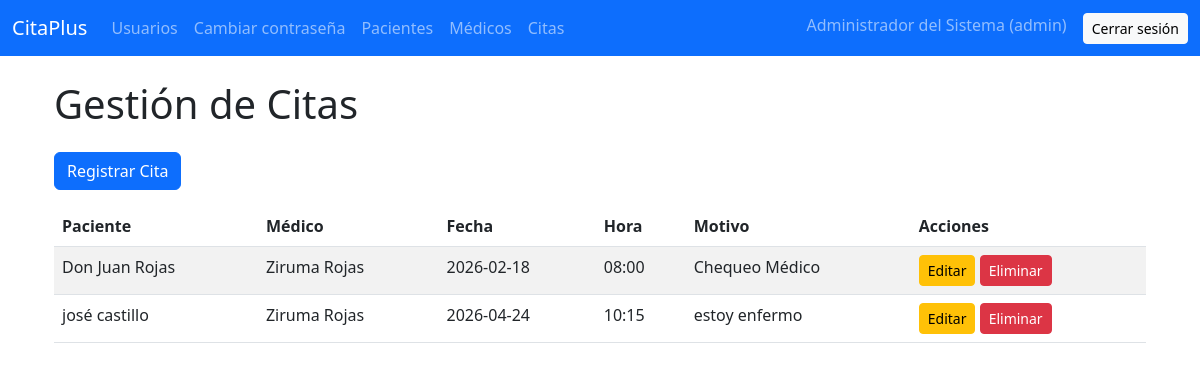
The app's page /citas (signed in) with its own data.
### tables this page shows
CREATE TABLE usuarios (
    id INTEGER PRIMARY KEY AUTOINCREMENT,
    nombre TEXT NOT NULL,
    usuario TEXT NOT NULL UNIQUE,
    password TEXT NOT NULL,
    rol TEXT NOT NULL CHECK (rol IN ('admin', 'secretaria', 'medico', 'paciente')),
    medico_id INTEGER,
    paciente_id INTEGER,
    FOREIGN KEY (medico_id) REFERENCES medicos(id),
    FOREIGN KEY (paciente_id) REFERENCES pacientes(id)
);

CREATE TABLE citas (
    id INTEGER PRIMARY KEY AUTOINCREMENT,
    paciente_id INTEGER NOT NULL,
    medico_id INTEGER NOT NULL,
    fecha TEXT NOT NULL,
    hora TEXT NOT NULL,
    motivo TEXT NOT NULL,
    FOREIGN KEY (paciente_id) REFERENCES pacientes(id),
    FOREIGN KEY (medico_id) REFERENCES medicos(id)
);

CREATE TABLE pacientes (
    id INTEGER PRIMARY KEY AUTOINCREMENT,
    nombre TEXT NOT NULL,
    cedula TEXT NOT NULL UNIQUE,
    telefono TEXT NOT NULL
);

CREATE TABLE medicos (
    id INTEGER PRIMARY KEY AUTOINCREMENT,
    nombre TEXT NOT NULL,
    especialidad TEXT NOT NULL,
    telefono TEXT NOT NULL
);

### app.py (the view)
@app.route("/citas")
@login_required
@solo_secretaria
def citas_view():
    conn = get_db_connection()
    citas = conn.execute("""
        SELECT c.id, c.fecha, c.hora, c.motivo,
               p.nombre AS paciente,
               m.nombre AS medico
        FROM citas c
        JOIN pacientes p ON c.paciente_id = p.id
        JOIN medicos m ON c.medico_id = m.id
        ORDER BY c.fecha, c.hora
    """).fetchall()
    conn.close()
    return render_template("citas.html", citas=citas)

### app.py (called while the page is built)
def solo_secretaria(f):
    @wraps(f)
    def wrapper(*args, **kwargs):
        if current_user.rol not in ("secretaria", "admin"):
            abort(403)
        return f(*args, **kwargs)
    return wrapper

@login_manager.user_loader
def load_user(user_id):
    conn = sqlite3.connect("cita_plus.db")
    cursor = conn.cursor()
    cursor.execute("SELECT * FROM usuarios WHERE id = ?", (user_id,))
    row = cursor.fetchone()
    conn.close()
    if row:
        return Usuario(row[0], row[1], row[2], row[4], row[5], row[6])
    return None

def get_db_connection():
    conn = sqlite3.connect("cita_plus.db")
    conn.row_factory = sqlite3.Row
    return conn

### templates/citas.html (shortened to what this page needs)
{% extends "base.html" %}
{% block content %}
<div class="container mt-4">
    <h1 class="mb-4">Gestión de Citas</h1>
    <a href="/citas/registrar" class="btn btn-primary mb-3">Registrar Cita</a>
    <table class="table table-striped">
        <thead>
            <tr>
                <th>Paciente</th>
                <th>Médico</th>
                <th>Fecha</th>
                <th>Hora</th>
                <th>Motivo</th>
                <th>Acciones</th>
            </tr>
        </thead>
        <tbody>
            {% for c in citas %}
            <tr>
                <td>{{ c.paciente }}</td>
                <td>{{ c.medico }}</td>
                <td>{{ c.fecha }}</td>
                <td>{{ c.hora }}</td>
                <td>{{ c.motivo }}</td>
                <td>
                    <a href="/citas/editar/{{ c.id }}" class="btn btn-warning btn-sm">Editar</a>
                    <a href="/citas/eliminar/{{ c.id }}"
                       class="btn btn-danger btn-sm"
                       onclick="return confirm('¿Seguro que deseas eliminar esta cita?');">
                       Eliminar
                    </a>
                </td>
            </tr>
            {% endfor %}
        </tbody>
    </table>
</div>
{% endblock %}

### templates/base.html (shortened to what this page needs)
<!DOCTYPE html>
<html lang="es">
<head>
    <link rel="stylesheet" href="https://cdn.jsdelivr.net/npm/bootstrap@5.3.0/dist/css/bootstrap.min.css">
</head>
<body>
<nav class="navbar navbar-expand-lg navbar-dark bg-primary">
    <div class="container-fluid">
        <a class="navbar-brand" href="{{ url_for('home') }}">
            CitaPlus
        </a>
        <div class="collapse navbar-collapse" id="navbarNav">
            <ul class="navbar-nav me-auto">
                {% if current_user.is_authenticated %}
                {% if current_user.rol == "admin" %}
                <li class="nav-item">
                    <a class="nav-link" href="{{ url_for('usuarios_view') }}">Usuarios</a>
                </li>
                {% endif %}
                <li class="nav-item">
                    <a class="nav-link" href="{{ url_for('cambiar_contrasena') }}">Cambiar contraseña</a>
                </li>
                    {% if current_user.rol in ["admin", "secretaria"] %}
                        <li class="nav-item">
                            <a class="nav-link" href="{{ url_for('pacientes_view') }}">Pacientes</a>
                        </li>
                        <li class="nav-item">
                            <a class="nav-link" href="{{ url_for('medicos_view') }}">Médicos</a>
                        </li>
                        <li class="nav-item">
                            <a class="nav-link" href="{{ url_for('citas_view') }}">Citas</a>
                        </li>
                    {% endif %}
                {% endif %}
            </ul>
            <ul class="navbar-nav">
                {% if current_user.is_authenticated %}
                    <li class="nav-item">
                        <span class="navbar-text me-3">
                            {{ current_user.nombre }} ({{ current_user.rol }})
                        </span>
                    </li>
                    <li class="nav-item">
                        <a class="btn btn-light btn-sm" href="{{ url_for('logout') }}">Cerrar sesión</a>
                    </li>
                {% else %}
                    <li class="nav-item">
                        <a class="btn btn-light btn-sm" href="{{ url_for('login') }}">Iniciar sesión</a>
                    </li>
                {% endif %}
            </ul>
        </div>
    </div>
</nav>
<div class="container mt-4">
    {% block content %}{% endblock %}
</div>
</body>
</html>

### records on screen
usuarios: nombre "Administrador del Sistema", rol "admin"
citas: paciente "Don Juan Rojas", medico "Ziruma Rojas", fecha "2026-02-18", hora "08:00", motivo "Chequeo Médico"
citas: paciente "josé castillo", medico "Ziruma Rojas", fecha "2026-04-24", hora "10:15", motivo "estoy enfermo"
